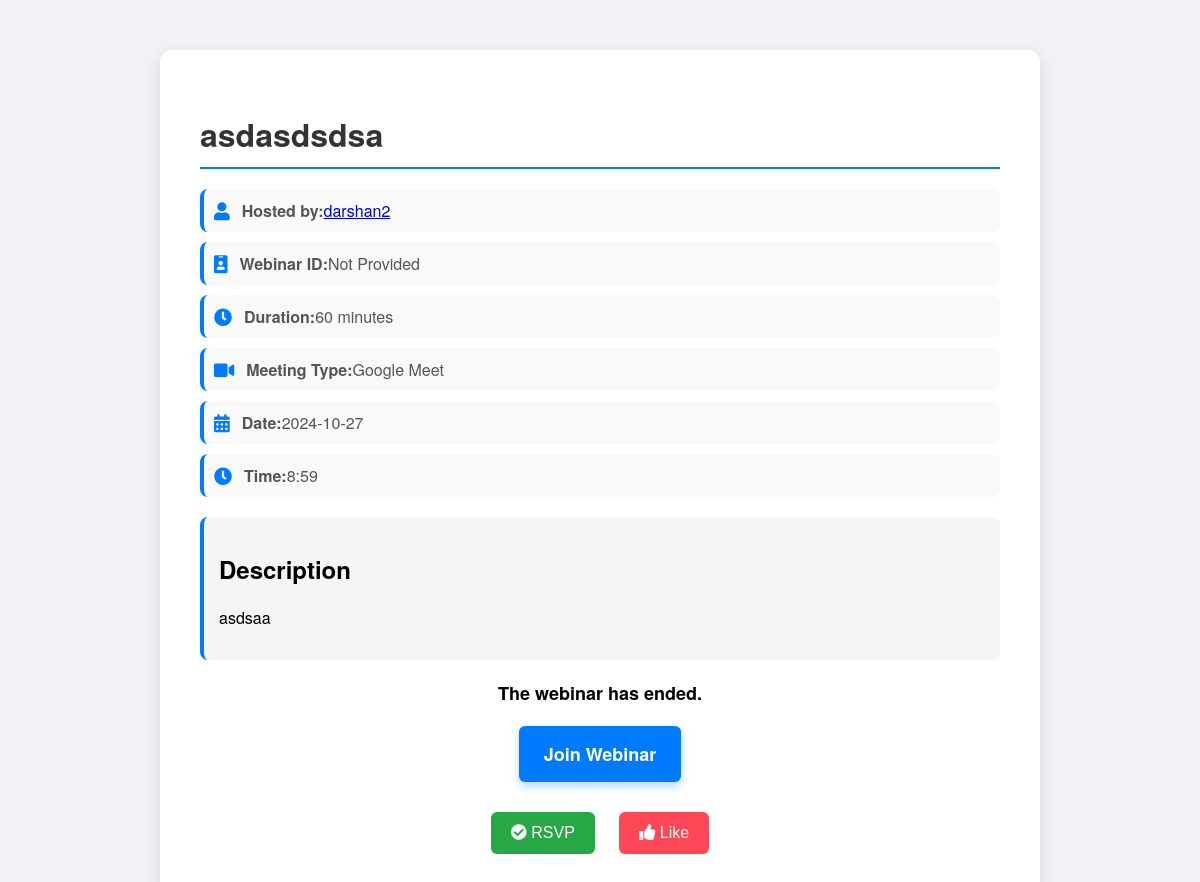
The app's page /about_webinar/1 with its own data.
### app.py (models this page shows, shortened)
class Webinar(db.Model):
    id = db.Column(db.Integer, primary_key=True)
    title = db.Column(db.String(100), nullable=False)
    description = db.Column(db.Text, nullable=False)
    webinar_id = db.Column(db.String(50), nullable=True)  # Optional
    duration = db.Column(db.Integer, nullable=False)  # in minutes
    meeting_type = db.Column(db.String(20), nullable=False)
    date = db.Column(db.String(20), nullable=False)  # Use proper date type if needed
    time = db.Column(db.String(10), nullable=False)
    link = db.Column(db.String(200), nullable=False)
    user_id = db.Column(db.Integer, db.ForeignKey('user.id'), nullable=False)  # Establish relationship with User model

class User(db.Model):
    id = db.Column(db.Integer, primary_key=True)
    username = db.Column(db.String(50), unique=True, nullable=False)
    email = db.Column(db.String(120), unique=True, nullable=False)
    profile_pic = db.Column(db.String(120), nullable=True)
    password_hash = db.Column(db.String(128))
    webinars = db.relationship('Webinar', backref='creator', lazy=True)
    gpa_class_9 = db.Column(db.String(5), nullable=True)
    gpa_class_10 = db.Column(db.String(5), nullable=True)
    gpa_class_11 = db.Column(db.String(5), nullable=True)
    gpa_class_12 = db.Column(db.String(5), nullable=True)
    sat_score = db.Column(db.String(10), nullable=True)
    gpa = db.Column(db.String(5), nullable=True)
    eca = db.Column(db.String(120), nullable=True)
    essay = db.Column(db.Text, nullable=True)
    universities_to_apply = db.Column(db.Text, nullable=True)  # Comma-separated list of universities
    universities_applied = db.Column(db.Text, nullable=True)   # Comma-separated list of universities
    universities_studying = db.Column(db.String(120), nullable=True)  # Currently studying at
    major_subject = db.Column(db.String(100), nullable=True)
    minor_subject = db.Column(db.String(100), nullable=True)
    stars_received = db.Column(db.Integer, default=0)
    friends = db.relationship(
        'User',
        secondary=friends,
        primaryjoin=(friends.c.user_id == id),
        secondaryjoin=(friends.c.friend_id == id),
        backref=db.backref('user_friends', lazy='dynamic'),
        lazy='dynamic'
    )

### app.py (the view)
@app.route('/about_webinar/<int:webinar_id>')
def about_webinar(webinar_id):
    webinar = Webinar.query.get_or_404(webinar_id)  # Fetch webinar by ID, or show 404 error if not found
    creator_username = webinar.creator.username  # Access the username through the relationship
    return render_template('about_webinar.html', webinar=webinar, creator_username=creator_username)

### app.py (called while the page is built)
def get_current_user():
    if 'username' in session:
        return User.query.filter_by(username=session['username']).first()
    return None

@app.before_request
def before_request():
    g.current_user = get_current_user()

### templates/about_webinar.html (shortened to what this page needs)
<!doctype html>
<html lang="en">
<head>
    <link rel="stylesheet" href="https://cdnjs.cloudflare.com/ajax/libs/font-awesome/5.15.3/css/all.min.css">
</head>
<body>
    <div class="container">
        <h1>{{ webinar.title }}</h1>
        <div class="webinar-detail">
            <i class="fas fa-user"></i>
            <strong>Hosted by:</strong>
            <a href="{{ url_for('view_profile', user_id=webinar.creator.id) }}" class="host-link">{{ creator_username }}</a>
        </div>
        <div class="webinar-detail">
            <i class="fas fa-id-badge"></i>
            <strong>Webinar ID:</strong> {{ webinar.webinar_id or "Not Provided" }}
        </div>
        <div class="webinar-detail">
            <i class="fas fa-clock"></i>
            <strong>Duration:</strong> {{ webinar.duration }} minutes
        </div>
        <div class="webinar-detail">
            <i class="fas fa-video"></i>
            <strong>Meeting Type:</strong> {{ webinar.meeting_type }}
        </div>
        <div class="webinar-detail">
            <i class="fas fa-calendar-alt"></i>
            <strong>Date:</strong> {{ webinar.date }}
        </div>
        <div class="webinar-detail">
            <i class="fas fa-clock"></i>
            <strong>Time:</strong> {{ webinar.time }}
        </div>
        <div class="description">
            <h2>Description</h2>
            <div>{{ webinar.description | safe }}</div>
        </div>
        <div class="countdown" id="countdown"></div>
        <div class="link-container">
            <a href="{{ webinar.link }}" class="webinar-link" target="_blank">Join Webinar</a>
        </div>
        <div class="feedback">
            <button class="rsvp"><i class="fas fa-check-circle"></i> RSVP</button>
            <button class="like"><i class="fas fa-thumbs-up"></i> Like</button>
        </div>
    </div>
</body>
</html>

### templates/about_webinar.html (style rules this page uses)
body { font-family: 'Helvetica Neue', Arial, sans-serif; background-color: #f0f2f5; margin: 0; padding: 0; display: flex; justify-content: center; align-items: flex-start; min-height: 100vh; padding-top: 50px; }
.container { background-color: #fff; padding: 40px; border-radius: 12px; box-shadow: 0 4px 15px rgba(0, 0, 0, 0.1); width: 90%; max-width: 800px; transition: transform 0.2s ease; }
h1 { color: #333; font-size: 32px; font-weight: 700; margin-bottom: 20px; border-bottom: 2px solid #007bff; padding-bottom: 10px; word-wrap: break-word; }
.webinar-detail { color: #555; font-size: 16px; margin: 10px 0; padding: 10px; border-left: 4px solid #007bff; background-color: #f9f9f9; border-radius: 8px; display: flex; align-items: center; word-wrap: break-word; }
.webinar-detail i { font-size: 18px; color: #007bff; margin-right: 12px; }
.description { margin: 20px 0; padding: 15px; background-color: #f5f5f5; border-radius: 8px; border-left: 4px solid #007bff; word-wrap: break-word; overflow-wrap: break-word; }
.link-container { margin: 20px 0; text-align: center; }
a.webinar-link { display: inline-block; padding: 15px 25px; color: #fff; background-color: #007bff; text-decoration: none; border-radius: 6px; font-size: 18px; font-weight: bold; transition: background-color 0.3s ease; box-shadow: 0 4px 10px rgba(0, 123, 255, 0.3); }
.countdown { font-size: 18px; margin: 20px 0; text-align: center; font-weight: bold; }
.feedback { margin-top: 30px; text-align: center; }
.feedback button { padding: 12px 20px; font-size: 16px; color: white; border: none; border-radius: 6px; margin: 0 10px; cursor: pointer; transition: background-color 0.3s ease; }
.feedback .rsvp { background-color: #28a745; }
.feedback .like { background-color: #ff4757; }

### records on screen
Webinar: title "asdasdsdsa", webinar "Not Provided", duration "60", meeting_type "Google Meet", date "2024-10-27", time "8:59", description "asdsaa"
User: username "darshan2"
